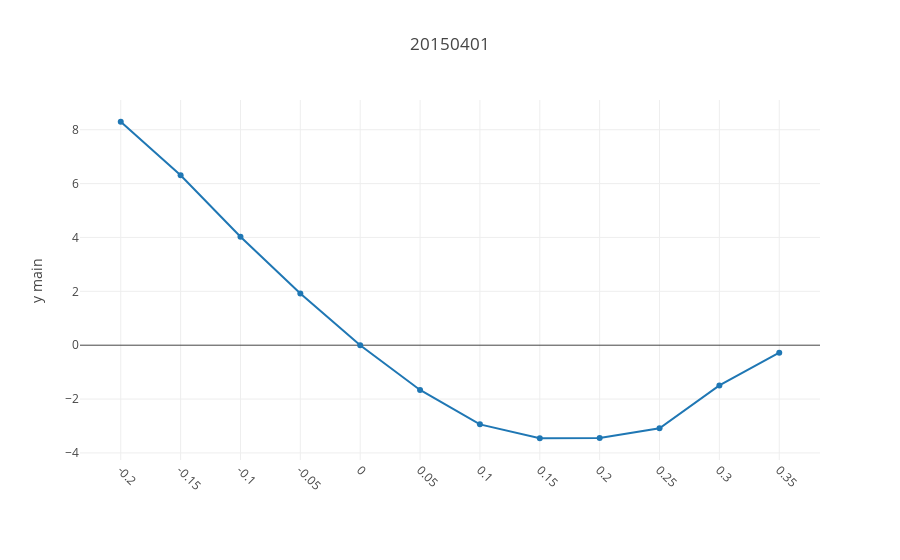
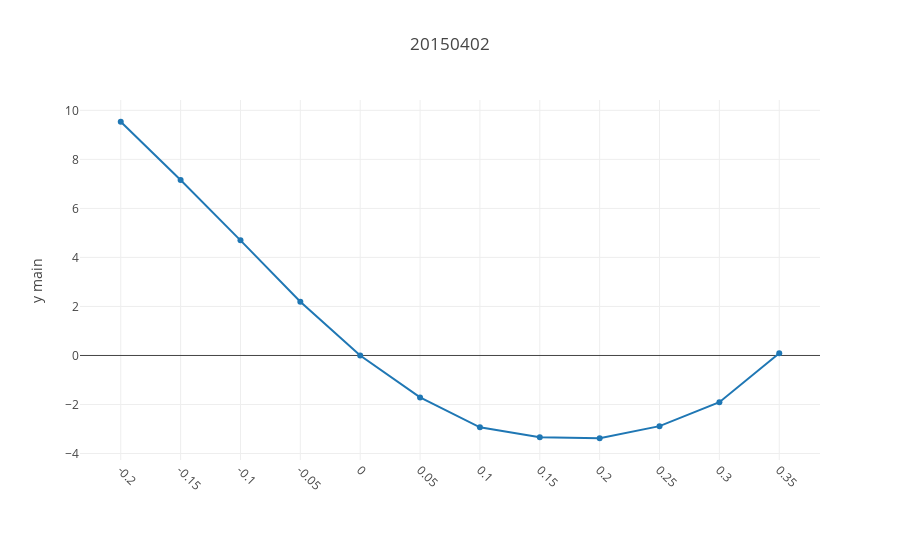
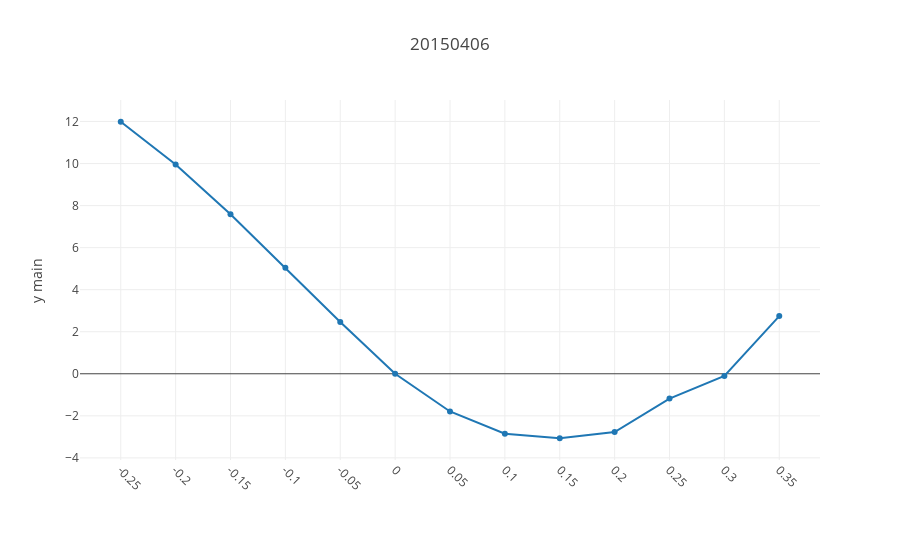
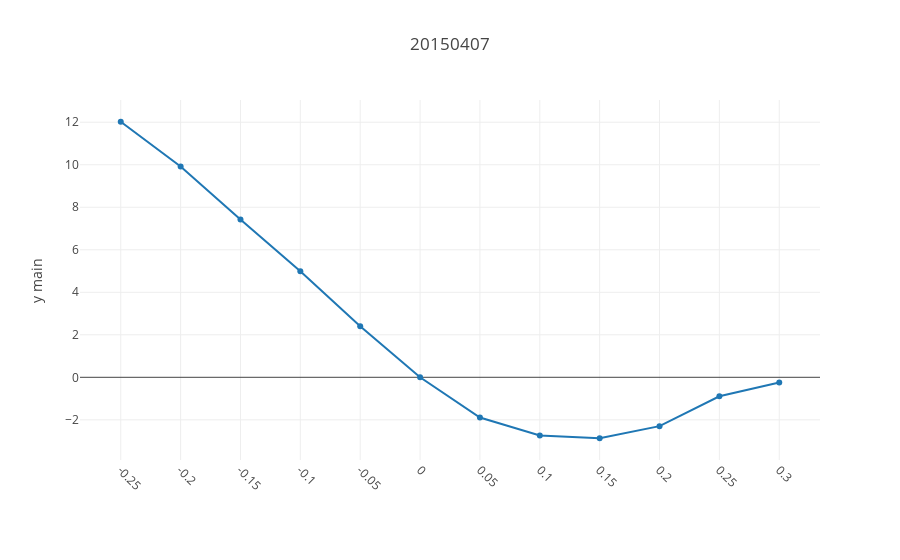

These figures' notebook cell, in order:
### Code cell
for yyyymmdd in sorted(df12.settle_date.unique()):
    dfp = df12[df12.settle_date==yyyymmdd][['moneyness','skew']]
    iplot(plotly_plot(dfp,x_column='moneyness',plot_title=str(yyyymmdd)))

### Figure 1 — Plotly figure (JSON) as saved in the notebook; plotly's stock layout.template omitted (floating-point values rounded to 4 significant figures)
{"data": [{"name": "skew", "type": "scatter", "uid": "53b6aa86-9d8e-11e9-95fd-8c859025e7f9", "x": [-0.2, -0.15, -0.1, -0.05, 0, 0.05, 0.1, 0.15, 0.2, 0.25, 0.3, 0.35], "y": [8.296, 6.309, 4.024, 1.915, 0, -1.663, -2.939, -3.455, -3.448, -3.087, -1.494, -0.2789], "yaxis": "y"}], "layout": {"margin": {"b": 100}, "title": "20150401", "xaxis": {"tickangle": 45, "ticktext": [-0.2, -0.15, -0.1, -0.05, 0, 0.05, 0.1, 0.15, 0.2, 0.25, 0.3, 0.35], "tickvals": [-0.2, -0.15, -0.1, -0.05, 0, 0.05, 0.1, 0.15, 0.2, 0.25, 0.3, 0.35], "type": "category"}, "yaxis": {"title": "y main"}, "yaxis2": {"overlaying": "y", "side": "right", "title": "y alt"}}}

### Figure 2 — Plotly figure (JSON) as saved in the notebook; plotly's stock layout.template omitted (floating-point values rounded to 4 significant figures)
{"data": [{"name": "skew", "type": "scatter", "uid": "53bf04c2-9d8e-11e9-b096-8c859025e7f9", "x": [-0.2, -0.15, -0.1, -0.05, 0, 0.05, 0.1, 0.15, 0.2, 0.25, 0.3, 0.35], "y": [9.535, 7.156, 4.697, 2.193, 0, -1.709, -2.93, -3.333, -3.376, -2.882, -1.907, 0.0901], "yaxis": "y"}], "layout": {"margin": {"b": 100}, "title": "20150402", "xaxis": {"tickangle": 45, "ticktext": [-0.2, -0.15, -0.1, -0.05, 0, 0.05, 0.1, 0.15, 0.2, 0.25, 0.3, 0.35], "tickvals": [-0.2, -0.15, -0.1, -0.05, 0, 0.05, 0.1, 0.15, 0.2, 0.25, 0.3, 0.35], "type": "category"}, "yaxis": {"title": "y main"}, "yaxis2": {"overlaying": "y", "side": "right", "title": "y alt"}}}

### Figure 3 — Plotly figure (JSON) as saved in the notebook; plotly's stock layout.template omitted (floating-point values rounded to 4 significant figures)
{"data": [{"name": "skew", "type": "scatter", "uid": "53c9955e-9d8e-11e9-8eca-8c859025e7f9", "x": [-0.25, -0.2, -0.15, -0.1, -0.05, 0, 0.05, 0.1, 0.15, 0.2, 0.25, 0.3, 0.35], "y": [11.99, 9.959, 7.584, 5.046, 2.466, 0, -1.794, -2.854, -3.067, -2.774, -1.182, -0.1071, 2.743], "yaxis": "y"}], "layout": {"margin": {"b": 100}, "title": "20150406", "xaxis": {"tickangle": 45, "ticktext": [-0.25, -0.2, -0.15, -0.1, -0.05, 0, 0.05, 0.1, 0.15, 0.2, 0.25, 0.3, 0.35], "tickvals": [-0.25, -0.2, -0.15, -0.1, -0.05, 0, 0.05, 0.1, 0.15, 0.2, 0.25, 0.3, 0.35], "type": "category"}, "yaxis": {"title": "y main"}, "yaxis2": {"overlaying": "y", "side": "right", "title": "y alt"}}}

### Figure 4 — Plotly figure (JSON) as saved in the notebook; plotly's stock layout.template omitted (floating-point values rounded to 4 significant figures)
{"data": [{"name": "skew", "type": "scatter", "uid": "53cf93be-9d8e-11e9-aefa-8c859025e7f9", "x": [-0.25, -0.2, -0.15, -0.1, -0.05, 0, 0.05, 0.1, 0.15, 0.2, 0.25, 0.3], "y": [12.02, 9.921, 7.423, 4.993, 2.405, 0, -1.889, -2.74, -2.867, -2.297, -0.893, -0.2445], "yaxis": "y"}], "layout": {"margin": {"b": 100}, "title": "20150407", "xaxis": {"tickangle": 45, "ticktext": [-0.25, -0.2, -0.15, -0.1, -0.05, 0, 0.05, 0.1, 0.15, 0.2, 0.25, 0.3], "tickvals": [-0.25, -0.2, -0.15, -0.1, -0.05, 0, 0.05, 0.1, 0.15, 0.2, 0.25, 0.3], "type": "category"}, "yaxis": {"title": "y main"}, "yaxis2": {"overlaying": "y", "side": "right", "title": "y alt"}}}
